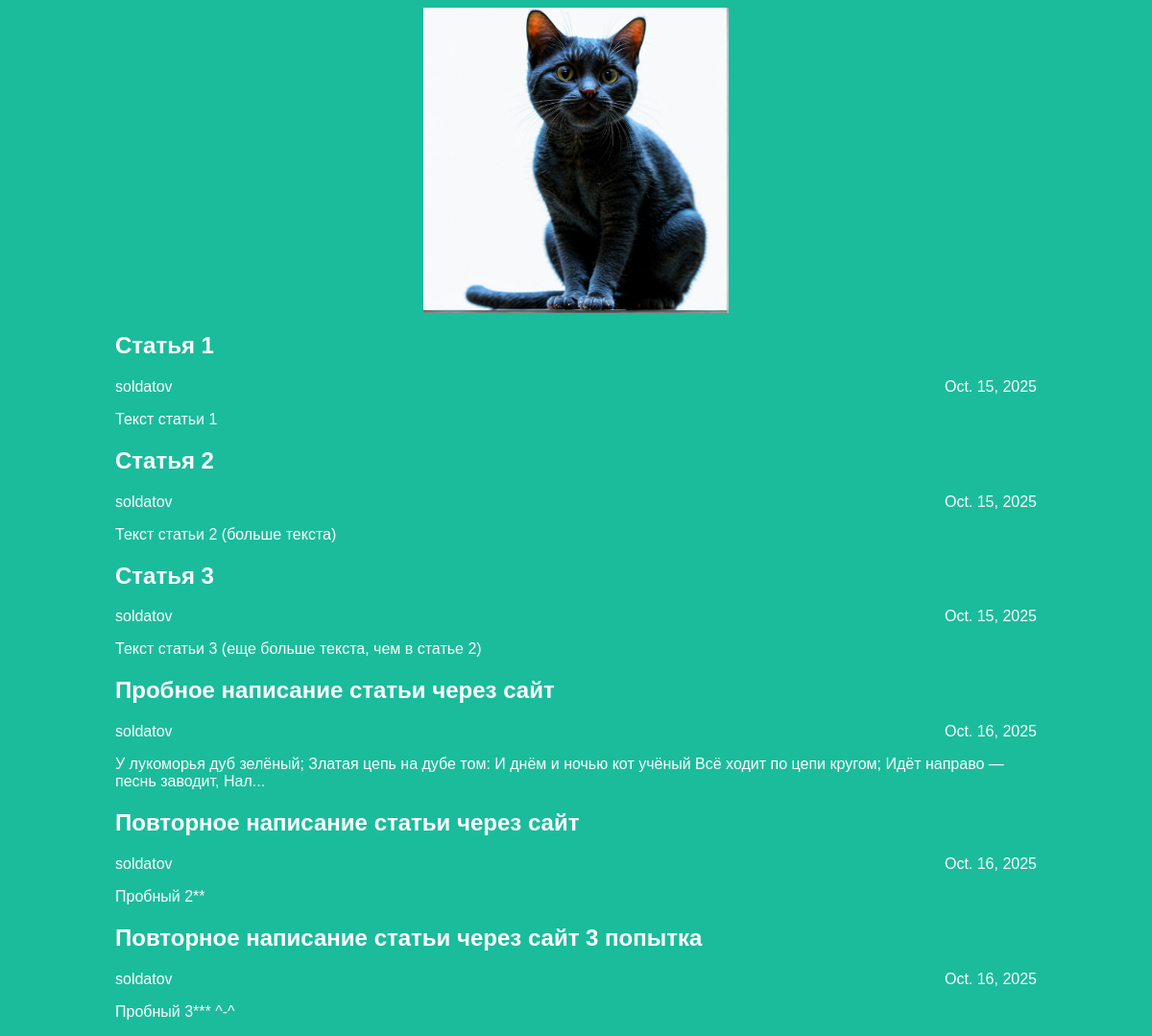
The page / on the database its author committed.
### articles/models.py (models this page shows, shortened)
class Article(models.Model):
    title = models.CharField(max_length=200)
    author = models.ForeignKey(User, on_delete=models.CASCADE)
    text = models.TextField()
    created_date = models.DateField(auto_now_add=True)
    def get_excerpt(self):
        return self.text[:140] + "..." if len(self.text) > 140 else self.text

### articles/views.py (the view)
# urls.py: path('', views.archive, name='archive'),
def archive(request):
    return render(request, 'archive.html', {"posts": Article.objects.all()})

### articles/templates/archive.html (shortened to what this page needs)
<!DOCTYPE html>
<html>
<head>
    {% load static %}
    <link rel="stylesheet" href="{% static 'css/article.css' %}">
</head>
<body class="archive">
<div class="header">
    <img src="{% static 'img/logo.png' %}" alt="Логотип">
</div>
<div class="archive">
    {% for post in posts %}
    <div class="one-post">
        <h2 class="post-title">
            <a href="{% url 'get_article' article_id=post.id %}">{{ post.title }}</a>
        </h2>
        <div class="article-info">
            <div class="article-author">{{ post.author.username }}</div>
            <div class="article-created-date">{{ post.created_date }}</div>
        </div>
        <p class="article-text">{{ post.get_excerpt }}</p>
    </div>
    {% endfor %}
</div>
</body>
</html>

### articles/static/css/article.css (style rules this page uses)
body { background: #1abc9c; font-family: Tahoma, Arial, sans-serif; color: #ffffff; }
.header img { display: block; width: 318px; margin-left: auto; margin-right: auto; }
.archive { width: 960px; margin-left: auto; margin-right: auto; }
.post-title a { color: #ffffff; text-decoration: none; }
.article-author { width: 50%; float: left; }
.article-created-date { text-align: right; }

### rows shown on the page
Article: title "Статья 1", author.username "soldatov", created_date "Oct. 15, 2025", get_excerpt "Текст статьи 1"
Article: title "Статья 2", author.username "soldatov", created_date "Oct. 15, 2025", get_excerpt "Текст статьи 2 (больше текста)"
Article: title "Статья 3", author.username "soldatov", created_date "Oct. 15, 2025", get_excerpt "Текст статьи 3 (еще больше текста, чем в статье 2)"
Article: title "Пробное написание статьи через сайт", author.username "soldatov", created_date "Oct. 16, 2025", get_excerpt "У лукоморья дуб зелёный; Златая цепь на дубе том: И днём и ночью кот учёный Всё ходит по цепи кругом; Идёт направо — песнь заводит, Нал..."
Article: title "Повторное написание статьи через сайт", author.username "soldatov", created_date "Oct. 16, 2025", get_excerpt "Пробный 2**"
Article: title "Повторное написание статьи через сайт 3 попытка", author.username "soldatov", created_date "Oct. 16, 2025", get_excerpt "Пробный 3*** ^-^"
